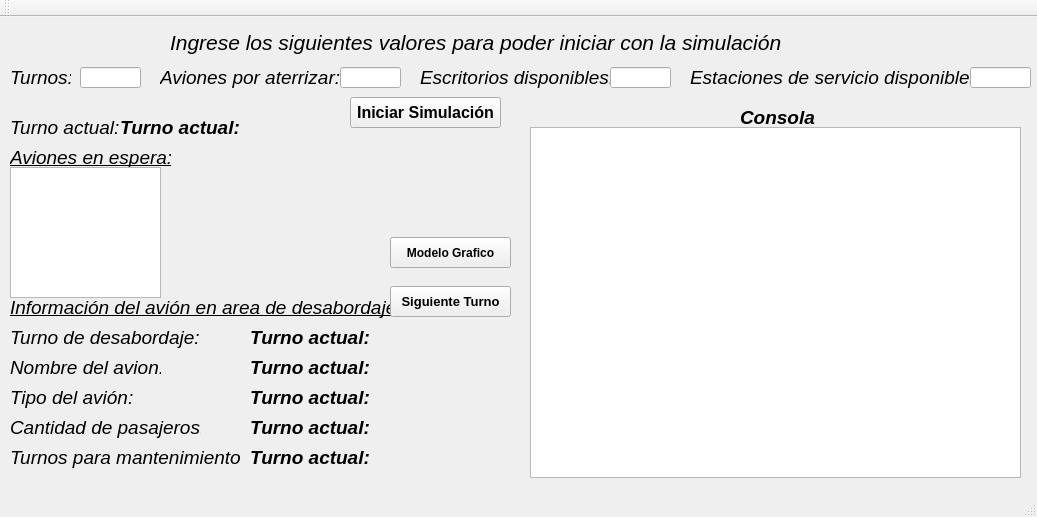
<?xml version="1.0" encoding="UTF-8"?>
<ui version="4.0">
 <class>FormInicio</class>
 <widget class="QMainWindow" name="FormInicio">
  <property name="geometry">
   <rect>
    <x>0</x>
    <y>0</y>
    <width>1037</width>
    <height>517</height>
   </rect>
  </property>
  <property name="windowTitle">
   <string>Formulario de Inicio</string>
  </property>
  <property name="layoutDirection">
   <enum>Qt::LeftToRight</enum>
  </property>
  <widget class="QWidget" name="centralWidget">
   <widget class="QLabel" name="LabelTitulo">
    <property name="geometry">
     <rect>
      <x>170</x>
      <y>10</y>
      <width>651</width>
      <height>31</height>
     </rect>
    </property>
    <property name="font">
     <font>
      <pointsize>16</pointsize>
      <italic>true</italic>
     </font>
    </property>
    <property name="text">
     <string>Ingrese los siguientes valores para poder iniciar con la simulación</string>
    </property>
   </widget>
   <widget class="QLabel" name="LabelAviones">
    <property name="geometry">
     <rect>
      <x>160</x>
      <y>50</y>
      <width>181</width>
      <height>21</height>
     </rect>
    </property>
    <property name="font">
     <font>
      <pointsize>14</pointsize>
      <italic>true</italic>
     </font>
    </property>
    <property name="text">
     <string>Aviones por aterrizar: </string>
    </property>
   </widget>
   <widget class="QLabel" name="LabelEscritorios">
    <property name="geometry">
     <rect>
      <x>420</x>
      <y>50</y>
      <width>191</width>
      <height>21</height>
     </rect>
    </property>
    <property name="font">
     <font>
      <pointsize>14</pointsize>
      <italic>true</italic>
     </font>
    </property>
    <property name="text">
     <string>Escritorios disponibles:</string>
    </property>
   </widget>
   <widget class="QLabel" name="LabelEstaciones">
    <property name="geometry">
     <rect>
      <x>690</x>
      <y>50</y>
      <width>281</width>
      <height>21</height>
     </rect>
    </property>
    <property name="font">
     <font>
      <pointsize>14</pointsize>
      <italic>true</italic>
     </font>
    </property>
    <property name="text">
     <string>Estaciones de servicio disponibles:</string>
    </property>
   </widget>
   <widget class="QLabel" name="LabelTurnos">
    <property name="geometry">
     <rect>
      <x>10</x>
      <y>50</y>
      <width>61</width>
      <height>21</height>
     </rect>
    </property>
    <property name="font">
     <font>
      <pointsize>14</pointsize>
      <italic>true</italic>
     </font>
    </property>
    <property name="text">
     <string>Turnos:</string>
    </property>
   </widget>
   <widget class="QPushButton" name="BotonMenuP">
    <property name="geometry">
     <rect>
      <x>350</x>
      <y>80</y>
      <width>151</width>
      <height>31</height>
     </rect>
    </property>
    <property name="font">
     <font>
      <pointsize>12</pointsize>
      <weight>75</weight>
      <bold>true</bold>
     </font>
    </property>
    <property name="text">
     <string>Iniciar Simulación</string>
    </property>
   </widget>
   <widget class="QLineEdit" name="TextAviones">
    <property name="geometry">
     <rect>
      <x>340</x>
      <y>50</y>
      <width>61</width>
      <height>21</height>
     </rect>
    </property>
   </widget>
   <widget class="QLineEdit" name="TextEscritorios">
    <property name="geometry">
     <rect>
      <x>610</x>
      <y>50</y>
      <width>61</width>
      <height>21</height>
     </rect>
    </property>
   </widget>
   <widget class="QLineEdit" name="TextEstaciones">
    <property name="geometry">
     <rect>
      <x>970</x>
      <y>50</y>
      <width>61</width>
      <height>21</height>
     </rect>
    </property>
   </widget>
   <widget class="QLineEdit" name="TextTurnos">
    <property name="geometry">
     <rect>
      <x>80</x>
      <y>50</y>
      <width>61</width>
      <height>21</height>
     </rect>
    </property>
   </widget>
   <widget class="QLabel" name="LabelCTurnos">
    <property name="geometry">
     <rect>
      <x>80</x>
      <y>50</y>
      <width>61</width>
      <height>21</height>
     </rect>
    </property>
    <property name="font">
     <font>
      <pointsize>14</pointsize>
      <weight>75</weight>
      <italic>true</italic>
      <bold>true</bold>
     </font>
    </property>
    <property name="text">
     <string/>
    </property>
   </widget>
   <widget class="QLabel" name="LabelCAviones">
    <property name="geometry">
     <rect>
      <x>340</x>
      <y>50</y>
      <width>61</width>
      <height>21</height>
     </rect>
    </property>
    <property name="font">
     <font>
      <pointsize>14</pointsize>
      <weight>75</weight>
      <italic>true</italic>
      <bold>true</bold>
     </font>
    </property>
    <property name="text">
     <string/>
    </property>
   </widget>
   <widget class="QLabel" name="LabelCEscritorios">
    <property name="geometry">
     <rect>
      <x>610</x>
      <y>50</y>
      <width>61</width>
      <height>21</height>
     </rect>
    </property>
    <property name="font">
     <font>
      <pointsize>14</pointsize>
      <weight>75</weight>
      <italic>true</italic>
      <bold>true</bold>
     </font>
    </property>
    <property name="text">
     <string/>
    </property>
   </widget>
   <widget class="QLabel" name="LabelCEstaciones">
    <property name="geometry">
     <rect>
      <x>970</x>
      <y>50</y>
      <width>61</width>
      <height>21</height>
     </rect>
    </property>
    <property name="font">
     <font>
      <pointsize>14</pointsize>
      <weight>75</weight>
      <italic>true</italic>
      <bold>true</bold>
     </font>
    </property>
    <property name="text">
     <string/>
    </property>
   </widget>
   <widget class="QLabel" name="LabelTNombreA">
    <property name="geometry">
     <rect>
      <x>10</x>
      <y>340</y>
      <width>151</width>
      <height>21</height>
     </rect>
    </property>
    <property name="font">
     <font>
      <pointsize>14</pointsize>
      <italic>true</italic>
     </font>
    </property>
    <property name="text">
     <string>Nombre del avion:</string>
    </property>
   </widget>
   <widget class="QLabel" name="LabelTurnoActual">
    <property name="geometry">
     <rect>
      <x>10</x>
      <y>100</y>
      <width>111</width>
      <height>21</height>
     </rect>
    </property>
    <property name="font">
     <font>
      <pointsize>14</pointsize>
      <italic>true</italic>
     </font>
    </property>
    <property name="text">
     <string>Turno actual:</string>
    </property>
   </widget>
   <widget class="QLabel" name="LabelVTurno">
    <property name="geometry">
     <rect>
      <x>120</x>
      <y>100</y>
      <width>131</width>
      <height>21</height>
     </rect>
    </property>
    <property name="font">
     <font>
      <pointsize>14</pointsize>
      <weight>75</weight>
      <italic>true</italic>
      <bold>true</bold>
     </font>
    </property>
    <property name="text">
     <string>Turno actual:</string>
    </property>
   </widget>
   <widget class="QLabel" name="LabelTTipoA">
    <property name="geometry">
     <rect>
      <x>10</x>
      <y>370</y>
      <width>151</width>
      <height>21</height>
     </rect>
    </property>
    <property name="font">
     <font>
      <pointsize>14</pointsize>
      <italic>true</italic>
     </font>
    </property>
    <property name="text">
     <string>Tipo del avión:</string>
    </property>
   </widget>
   <widget class="QLabel" name="LabelTCantidadP">
    <property name="geometry">
     <rect>
      <x>10</x>
      <y>400</y>
      <width>191</width>
      <height>21</height>
     </rect>
    </property>
    <property name="font">
     <font>
      <pointsize>14</pointsize>
      <italic>true</italic>
     </font>
    </property>
    <property name="text">
     <string>Cantidad de pasajeros:</string>
    </property>
   </widget>
   <widget class="QLabel" name="LabelTDesabordaje">
    <property name="geometry">
     <rect>
      <x>10</x>
      <y>310</y>
      <width>191</width>
      <height>21</height>
     </rect>
    </property>
    <property name="font">
     <font>
      <pointsize>14</pointsize>
      <italic>true</italic>
     </font>
    </property>
    <property name="text">
     <string>Turno de desabordaje:</string>
    </property>
   </widget>
   <widget class="QLabel" name="LabelAvionesEspera">
    <property name="geometry">
     <rect>
      <x>10</x>
      <y>130</y>
      <width>161</width>
      <height>21</height>
     </rect>
    </property>
    <property name="font">
     <font>
      <pointsize>14</pointsize>
      <italic>true</italic>
      <underline>true</underline>
     </font>
    </property>
    <property name="text">
     <string>Aviones en espera:</string>
    </property>
   </widget>
   <widget class="QLabel" name="LabelInformacionA">
    <property name="geometry">
     <rect>
      <x>10</x>
      <y>280</y>
      <width>381</width>
      <height>21</height>
     </rect>
    </property>
    <property name="font">
     <font>
      <pointsize>14</pointsize>
      <italic>true</italic>
      <underline>true</underline>
     </font>
    </property>
    <property name="text">
     <string>Información del avión en area de desabordaje</string>
    </property>
   </widget>
   <widget class="QListWidget" name="ListAvion">
    <property name="geometry">
     <rect>
      <x>10</x>
      <y>150</y>
      <width>151</width>
      <height>131</height>
     </rect>
    </property>
   </widget>
   <widget class="QLabel" name="LabelTTurnoM">
    <property name="geometry">
     <rect>
      <x>10</x>
      <y>430</y>
      <width>231</width>
      <height>21</height>
     </rect>
    </property>
    <property name="font">
     <font>
      <pointsize>14</pointsize>
      <italic>true</italic>
     </font>
    </property>
    <property name="text">
     <string>Turnos para mantenimiento:</string>
    </property>
   </widget>
   <widget class="QLabel" name="LabelConsola">
    <property name="geometry">
     <rect>
      <x>740</x>
      <y>90</y>
      <width>81</width>
      <height>21</height>
     </rect>
    </property>
    <property name="font">
     <font>
      <pointsize>14</pointsize>
      <weight>75</weight>
      <italic>true</italic>
      <bold>true</bold>
     </font>
    </property>
    <property name="text">
     <string>Consola</string>
    </property>
   </widget>
   <widget class="QLabel" name="LabelTurnoDesabordaje">
    <property name="geometry">
     <rect>
      <x>250</x>
      <y>310</y>
      <width>221</width>
      <height>21</height>
     </rect>
    </property>
    <property name="font">
     <font>
      <pointsize>14</pointsize>
      <weight>75</weight>
      <italic>true</italic>
      <bold>true</bold>
     </font>
    </property>
    <property name="text">
     <string>Turno actual:</string>
    </property>
   </widget>
   <widget class="QLabel" name="LabelNombreAvion">
    <property name="geometry">
     <rect>
      <x>250</x>
      <y>340</y>
      <width>221</width>
      <height>21</height>
     </rect>
    </property>
    <property name="font">
     <font>
      <pointsize>14</pointsize>
      <weight>75</weight>
      <italic>true</italic>
      <bold>true</bold>
     </font>
    </property>
    <property name="text">
     <string>Turno actual:</string>
    </property>
   </widget>
   <widget class="QLabel" name="LabelTipoAvion">
    <property name="geometry">
     <rect>
      <x>250</x>
      <y>370</y>
      <width>221</width>
      <height>21</height>
     </rect>
    </property>
    <property name="font">
     <font>
      <pointsize>14</pointsize>
      <weight>75</weight>
      <italic>true</italic>
      <bold>true</bold>
     </font>
    </property>
    <property name="text">
     <string>Turno actual:</string>
    </property>
   </widget>
   <widget class="QLabel" name="LabelCantidadPasajeros">
    <property name="geometry">
     <rect>
      <x>250</x>
      <y>400</y>
      <width>221</width>
      <height>21</height>
     </rect>
    </property>
    <property name="font">
     <font>
      <pointsize>14</pointsize>
      <weight>75</weight>
      <italic>true</italic>
      <bold>true</bold>
     </font>
    </property>
    <property name="text">
     <string>Turno actual:</string>
    </property>
   </widget>
   <widget class="QLabel" name="LabelTurnosMantenimiento">
    <property name="geometry">
     <rect>
      <x>250</x>
      <y>430</y>
      <width>221</width>
      <height>21</height>
     </rect>
    </property>
    <property name="font">
     <font>
      <pointsize>14</pointsize>
      <weight>75</weight>
      <italic>true</italic>
      <bold>true</bold>
     </font>
    </property>
    <property name="text">
     <string>Turno actual:</string>
    </property>
   </widget>
   <widget class="QPushButton" name="BotonSiguiente">
    <property name="geometry">
     <rect>
      <x>390</x>
      <y>269</y>
      <width>121</width>
      <height>31</height>
     </rect>
    </property>
    <property name="font">
     <font>
      <pointsize>10</pointsize>
      <weight>75</weight>
      <bold>true</bold>
     </font>
    </property>
    <property name="text">
     <string>Siguiente Turno</string>
    </property>
   </widget>
   <widget class="QListWidget" name="ListConsola">
    <property name="geometry">
     <rect>
      <x>530</x>
      <y>110</y>
      <width>491</width>
      <height>351</height>
     </rect>
    </property>
    <property name="styleSheet">
     <string notr="true">color: rgb(0, 0, 0);
font: 10pt &quot;Sans Serif&quot;;</string>
    </property>
   </widget>
   <widget class="QPushButton" name="BotonGraficas">
    <property name="geometry">
     <rect>
      <x>390</x>
      <y>220</y>
      <width>121</width>
      <height>31</height>
     </rect>
    </property>
    <property name="font">
     <font>
      <weight>75</weight>
      <bold>true</bold>
     </font>
    </property>
    <property name="text">
     <string>Modelo Grafico</string>
    </property>
   </widget>
  </widget>
  <widget class="QMenuBar" name="menuBar">
   <property name="geometry">
    <rect>
     <x>0</x>
     <y>0</y>
     <width>1037</width>
     <height>18</height>
    </rect>
   </property>
  </widget>
  <widget class="QToolBar" name="mainToolBar">
   <attribute name="toolBarArea">
    <enum>TopToolBarArea</enum>
   </attribute>
   <attribute name="toolBarBreak">
    <bool>false</bool>
   </attribute>
  </widget>
  <widget class="QStatusBar" name="statusBar"/>
 </widget>
 <layoutdefault spacing="6" margin="11"/>
 <resources/>
 <connections/>
</ui>
